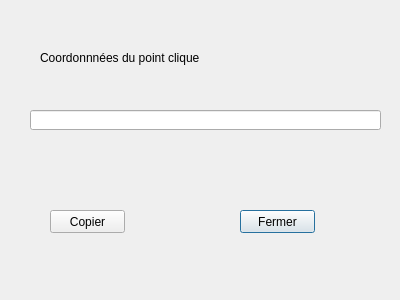
<?xml version="1.0" encoding="UTF-8"?>
<ui version="4.0">
 <class>OuSuisJeDialogBase</class>
 <widget class="QDialog" name="OuSuisJeDialogBase">
  <property name="geometry">
   <rect>
    <x>0</x>
    <y>0</y>
    <width>400</width>
    <height>300</height>
   </rect>
  </property>
  <property name="windowTitle">
   <string>Ou Suis je ?</string>
  </property>
  <widget class="QLineEdit" name="lineEdit">
   <property name="geometry">
    <rect>
     <x>30</x>
     <y>110</y>
     <width>351</width>
     <height>20</height>
    </rect>
   </property>
  </widget>
  <widget class="QPushButton" name="Fermer">
   <property name="geometry">
    <rect>
     <x>240</x>
     <y>210</y>
     <width>75</width>
     <height>23</height>
    </rect>
   </property>
   <property name="text">
    <string>Fermer</string>
   </property>
  </widget>
  <widget class="QLabel" name="label">
   <property name="geometry">
    <rect>
     <x>40</x>
     <y>50</y>
     <width>181</width>
     <height>16</height>
    </rect>
   </property>
   <property name="text">
    <string>Coordonnnées du point clique</string>
   </property>
  </widget>
  <widget class="QPushButton" name="copierButton">
   <property name="geometry">
    <rect>
     <x>50</x>
     <y>210</y>
     <width>75</width>
     <height>23</height>
    </rect>
   </property>
   <property name="text">
    <string>Copier</string>
   </property>
  </widget>
 </widget>
 <resources/>
 <connections>
  <connection>
   <sender>Fermer</sender>
   <signal>clicked()</signal>
   <receiver>OuSuisJeDialogBase</receiver>
   <slot>reject()</slot>
   <hints>
    <hint type="sourcelabel">
     <x>285</x>
     <y>221</y>
    </hint>
    <hint type="destinationlabel">
     <x>255</x>
     <y>207</y>
    </hint>
   </hints>
  </connection>
  <connection>
   <sender>copierButton</sender>
   <signal>clicked()</signal>
   <receiver>OuSuisJeDialogBase</receiver>
   <slot>exec()</slot>
   <hints>
    <hint type="sourcelabel">
     <x>92</x>
     <y>216</y>
    </hint>
    <hint type="destinationlabel">
     <x>144</x>
     <y>221</y>
    </hint>
   </hints>
  </connection>
 </connections>
</ui>
